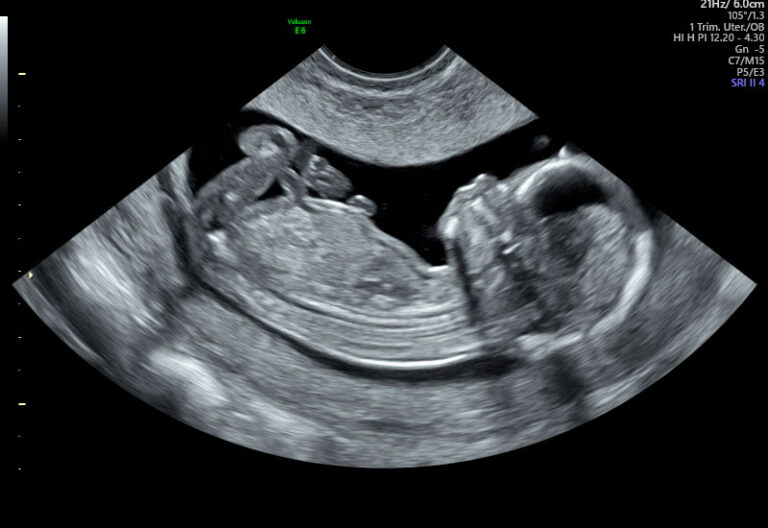
#> input picture IMAGENES/eco_bebe.jpg, 768 x 528 px, found by its file name
$ python fourier.py
#> lines starting #> are read from the running program, lines starting #| are printed output that depends on the picture; after the words box and inside, x2 and y2 are one past the last pixel; in counts of white or black regions, pixels touching at a corner belong together
import numpy as np
from PIL import Image
import matplotlib.pyplot as plt

def cargar_imagen(ruta, redimensionar=(256, 256)):
    """Carga y redimensiona la imagen a escala de grises."""
#> called with redimensionar = (256, 256)
    img = Image.open(ruta).convert('L')
    if redimensionar:
        img = img.resize(redimensionar)
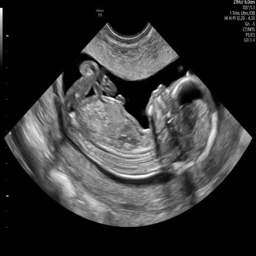
#> img: PIL image 256x256 L; min 0, max 255, mean 52.2
    return np.array(img)

def añadir_ruido_alta_frecuencia(img, sigma=40, umbral_diff=15):
    """Añade ruido gaussiano solo en bordes/texturas (alta frecuencia)."""
#> called with sigma = 40, umbral_diff = 15
    noisy_img = img.copy()
    h, w = noisy_img.shape
#> h = 256; w = 256
    for x in range(1, h-1):
        for y in range(1, w-1):
            # Detectar bordes (diferencias con vecinos)
            diff = abs(noisy_img[x, y] - np.mean(noisy_img[x-1:x+2, y-1:y+2]))
            if diff > umbral_diff:
                ruido = int(np.random.normal(0, sigma))
                noisy_img[x, y] = np.clip(noisy_img[x, y] + ruido, 0, 255)
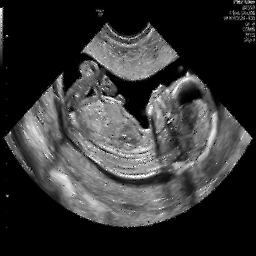
#> noisy_img: shape (256, 256); 6.64% of pixels changed, all inside (x1, y1, x2, y2) = (1, 1, 255, 229)
    return noisy_img

def aplicar_filtro_disco(img, radio=50):
    """Aplica filtro de disco en el dominio de Fourier."""
#> called with radio = 100
    # Transformada de Fourier
    fft = np.fft.fftshift(np.fft.fft2(img))

    # Crear máscara de disco
    h, w = img.shape
#> h = 256; w = 256
    Y, X = np.ogrid[:h, :w]
#> Y = 256 values from 0 to 255
    centro = (h//2, w//2)
#> centro = (128, 128)
    mascara = (X - centro[1])**2 + (Y - centro[0])**2 <= radio**2

    # Aplicar filtro y transformada inversa
    fft_filtrado = fft * mascara
    img_filtrada = np.abs(np.fft.ifft2(np.fft.ifftshift(fft_filtrado)))
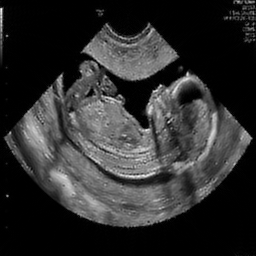
#> img_filtrada: shape (256, 256) float64; min 6.69e-05, max 289.2, mean 52.9; drawn with min black and max white

    return img_filtrada.astype(np.uint8)
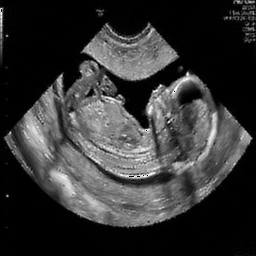
#> returned value: shape (256, 256); min 0, max 255, mean 52.4

# --- Parámetros ---
ruta_imagen = r"C:\\Users\\Usuario\\Desktop\\Universidad\\PSIM\\PSIM-1\\IMAGENES\\eco_bebe.jpg"
sigma_ruido = 40              # Intensidad del ruido
umbral_borde = 15             # Sensibilidad para detectar bordes
radio_filtro = 100             # Radio del filtro de disco

# --- Proceso completo ---
# 1. Cargar imagen
original = cargar_imagen(ruta_imagen)

# 2. Añadir ruido en altas frecuencias
img_con_ruido = añadir_ruido_alta_frecuencia(original, sigma=sigma_ruido, umbral_diff=umbral_borde)

# 3. Aplicar filtro de disco (FFT + filtro + IFFT)
img_filtrada = aplicar_filtro_disco(img_con_ruido, radio=radio_filtro)

# --- Visualización ---
fig, axs = plt.subplots(1, 3, figsize=(15, 5))
axs[0].imshow(original, cmap='gray')
axs[0].set_title("Original")
axs[0].axis('off')

axs[1].imshow(img_con_ruido, cmap='gray')
axs[1].set_title(f"Con ruido (σ={sigma_ruido})")
axs[1].axis('off')

axs[2].imshow(img_filtrada, cmap='gray')
axs[2].set_title(f"Filtrada (radio={radio_filtro})")
axs[2].axis('off')

plt.tight_layout()
plt.show()
